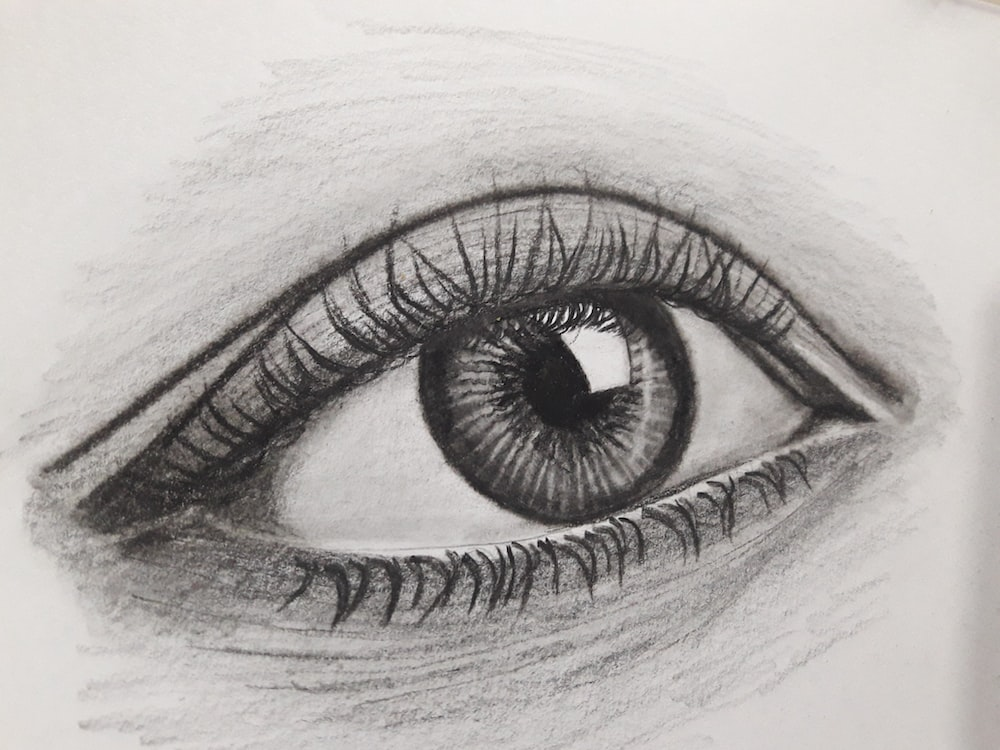
#> input picture 210962004_Week5/Resources/eyesketch.jpg, 1000 x 750 px
$ python thresholdingscratch.py
#> lines starting #> are read from the running program, lines starting #| are printed output that depends on the picture; after the words box and inside, x2 and y2 are one past the last pixel; in counts of white or black regions, pixels touching at a corner belong together
import cv2
import numpy as np
import matplotlib.pyplot as plt


def binary_thresholding(image, val):
    image = np.array(image)
    out_img = np.zeros(image.shape)
    r, c = image.shape
    for i in range(r):
        for j in range(c):
            if image[i, j] >= val:
                out_img[i, j] = 255
    return out_img


def inv_binary_thresholding(image, val):
    out_img = binary_thresholding(image, val)
    out_img = 255 - out_img
    return out_img


def truncated_thresholding(image, val):
    out_img = np.copy(image)
    r, c = image.shape
    for i in range(r):
        for j in range(c):
            if image[i, j] >= val:
                out_img[i, j] = val
    return out_img


def thresh_to_zero(image, val):
    out_img = np.copy(image)
    r, c = image.shape
    for i in range(r):
        for j in range(c):
            if image[i, j] < val:
                out_img[i, j] = 0
    return out_img

def thresh_to_zero_inv(image, val):
    out_img = np.copy(image)
    r, c = image.shape
    for i in range(r):
        for j in range(c):
            if image[i, j] >= val:
                out_img[i, j] = 0
    return out_img


image = cv2.imread('Resources/eyesketch.jpg', 0)
#> image: shape (750, 1000); min 0, max 255, mean 174.9

thresholds = [('Binary Thresholding', binary_thresholding),
              ('Binary Inverted Thresholding', inv_binary_thresholding),
              ('Truncated Thresholding', truncated_thresholding),
              ('Set to 0 Thresholding', thresh_to_zero),
              ('Set to 0 inverted Thresholding', thresh_to_zero_inv)]

plt.figure(figsize=(10, 10))

plt.subplot(2, 3, 1)
plt.imshow(image, cmap='gray')
plt.xticks([])
plt.yticks([])
plt.title('Original Image')

for i, (name, threshold) in enumerate(thresholds):
    threshold_image = threshold(image, 127)
    plt.subplot(2, 3, i + 2)
    plt.imshow(threshold_image, cmap='gray')
    plt.xticks([])
    plt.yticks([])
    plt.title(name)
#> this loop made 5 passes
#> pass 1, `threshold_image = threshold(image, 127)`:
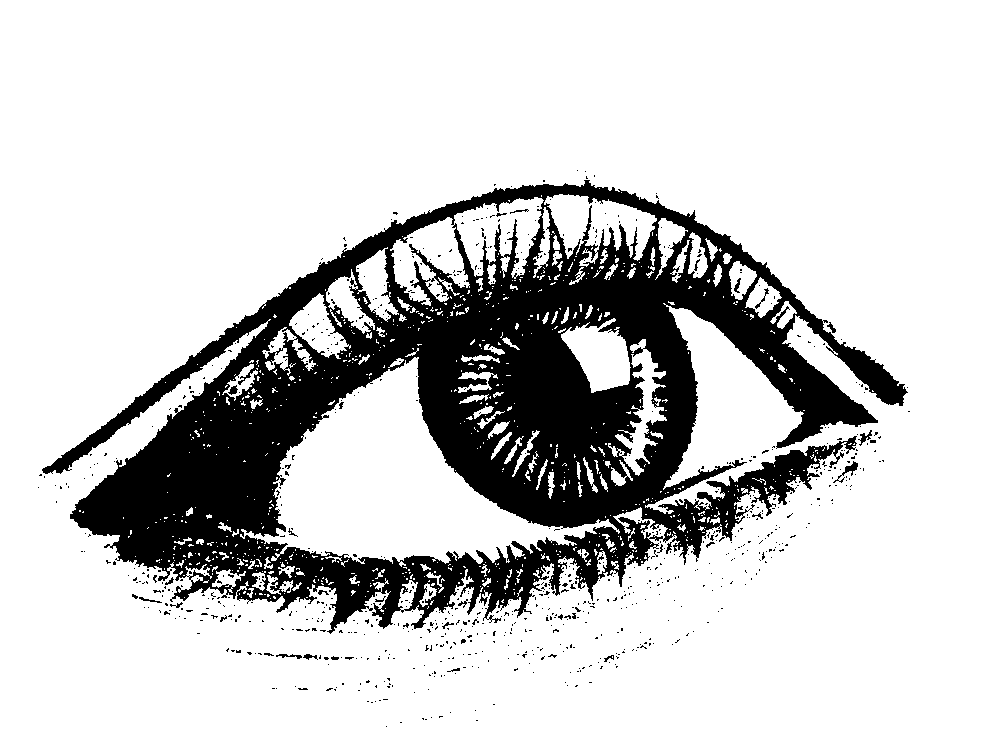
#> threshold_image: shape (750, 1000) float64; 80.4% white; 828 black regions (801 under 20 px), largest, box (x1, y1, x2, y2) and area: (42, 180, 908, 634) 143027, (833, 461, 858, 483) 129, (858, 430, 872, 446) 77
#> pass 3, `threshold_image = threshold(image, 127)`:
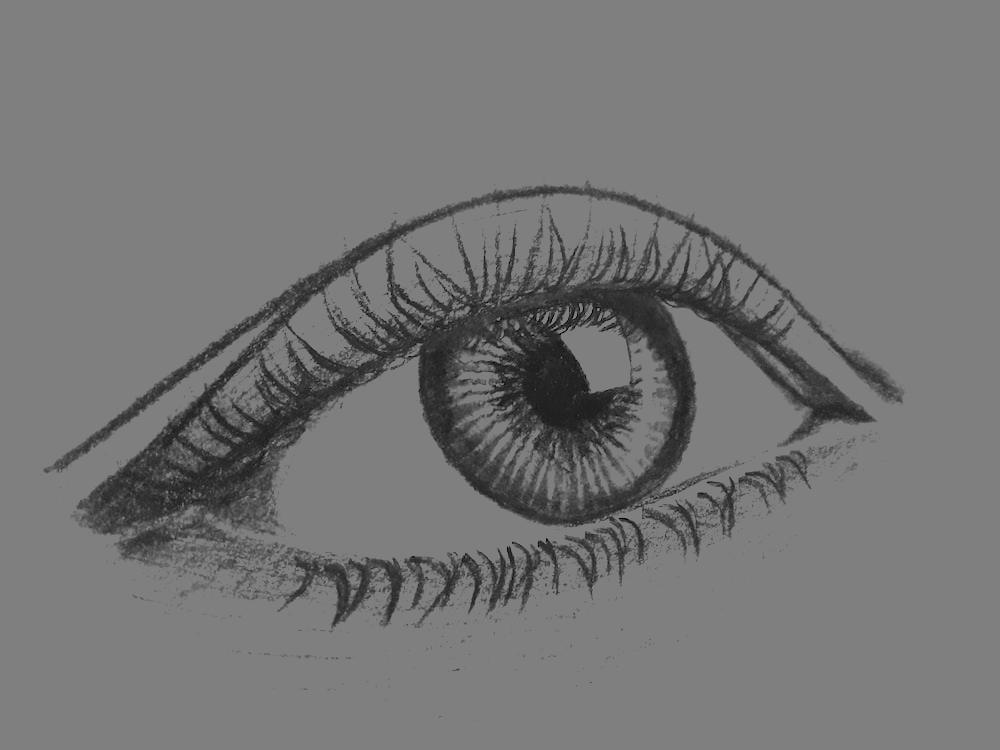
#> threshold_image: shape (750, 1000); min 0, max 127, mean 117.2

plt.tight_layout()
plt.savefig('Resources/thresholdingscratch.png')
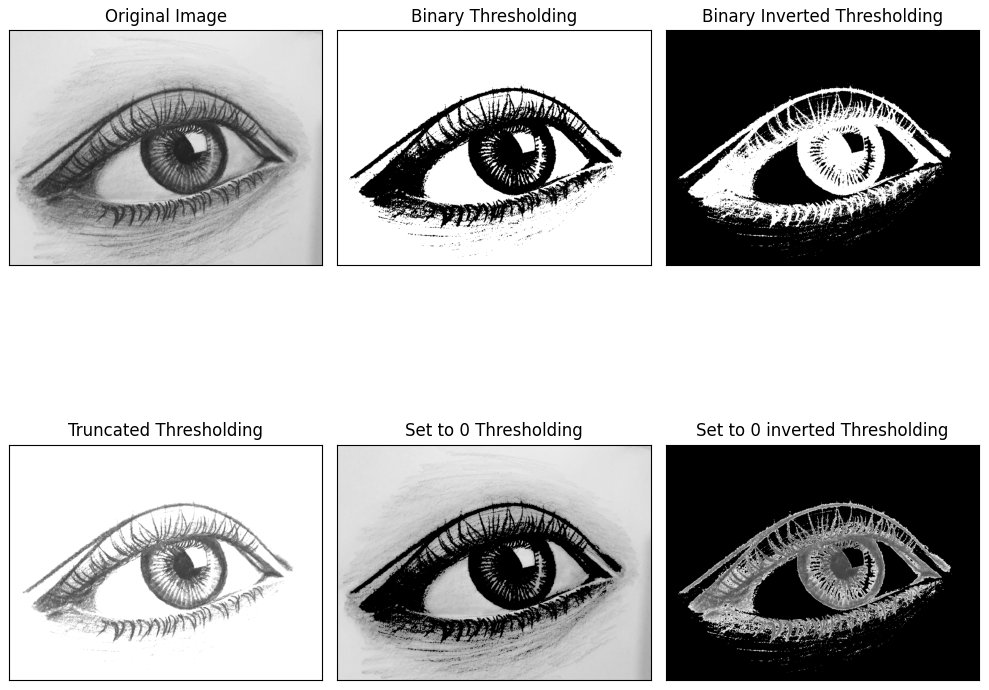
#> figure drawn by matplotlib, 6 panels
plt.show()
